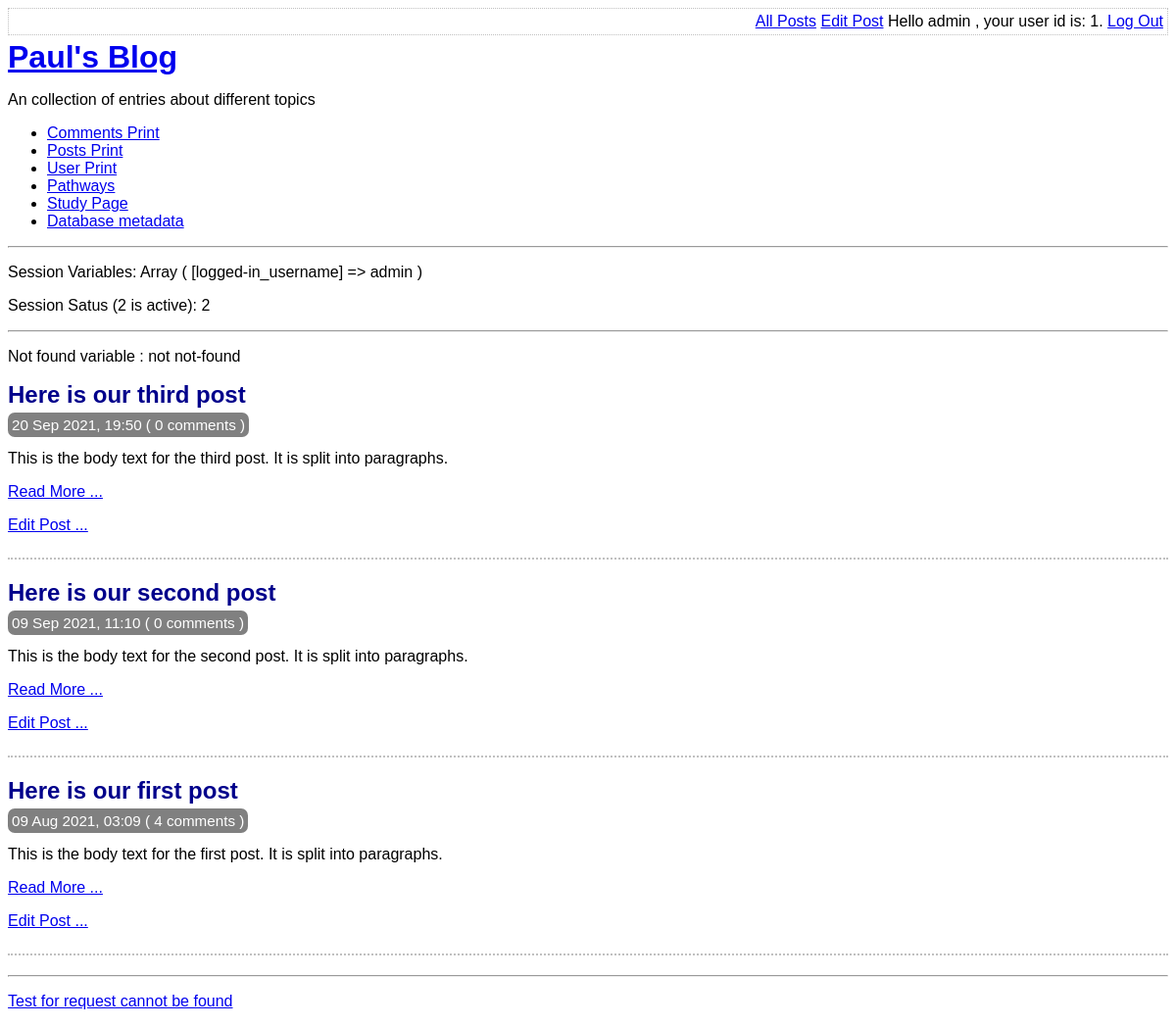
The app's page /index.php (signed in) with its own data.
### tables this page shows
CREATE TABLE user(
    id integer primary key autoincrement not null,
    username text not null,
    password text not null,
    created_at date not null,
    is_enabled boolean not null default true
);

CREATE TABLE post(
    id integer primary key autoincrement not null,
    title text not null,
    body text not null,
    user_id integer not null,
    created_at date not null,
    updated_at date,
    foreign key (user_id) references user(id)
);

### lib/common.php (called while the page is built, shortened)
<?php
function getRootPath()
{
    return realpath(__DIR__ . '/..');
}
function getDatabasePath()
{
    return getRootPath() . '/data/data.sqlite';
}
function getDsn()
{
    return 'sqlite:' . getDatabasePath();
}
function getPDO()
{
    $pdo = new PDO(getDsn());
    $result = $pdo -> query('pragma foreign_keys = ON');
    return $pdo;
}
function htmlEscape($html){
    return htmlspecialchars($html, ENT_HTML5, 'UTF-8');
}
function convertSQliteDate($sqlDate){
    $date = DateTime::createFromFormat("Y-m-d H:i:s",$sqlDate);
    return $date -> format('d M Y, H:i');
}
function countCommentsForPost(PDO $pdo, $postId){
    $pdo = getPDO();
    $sql = "
    select count(*) c from comment
    where post_id = :post_id
    ";
    $stmt = $pdo -> prepare($sql);
    $stmt ->execute(
        array('post_id' => $postId, )
    );
    return (int) $stmt -> fetchColumn();
}
function isLoggedIn(){
    return isset($_SESSION['logged-in_username']);
}
function getAuthUser(){
    return isLoggedIn() ? $_SESSION['logged-in_username'] : null;
}
function getAuthUserId(PDO $pdo){
    $sql = "
    select id
    from user
    where username = :username
    ";
    $stmt = $pdo -> prepare($sql);
    $stmt -> execute(
        array( 'username' => getAuthUser(), )
    );
    return $stmt->fetchColumn();
}

### index.php (the view, shortened to what this page needs)
<?php
require_once 'lib/common.php';
$pdo = getPDO();
$stmt = $pdo -> query(
  'select id, title, created_at, body
  from post
  order by created_at desc'
);
$notFound = isset($_GET['not-found']);
if ($notFound){
  $notFoundVar = $notFound;
}
else{
  $notFoundVar = "not not-found";
}
?>
<?php
require_once 'templates/boilerplate.php' ?>
<body>
    <?php require 'templates/title.php' ?>
    <p>Not found variable : <?php echo $notFoundVar ?></p>
      <div class="post-list">
        <?php while ($row = $stmt->fetch(PDO::FETCH_ASSOC)): ?>
          <div class="post-synopsis">
              <h2>
                <?php echo htmlEscape($row['title']) ?>
              </h2>
              <div class="meta">
                <?php echo convertSQliteDate($row['created_at']) ?>
                ( <?php  echo countCommentsForPost($pdo , $row['id'])  ?> comments )
              </div>
              <p>
                <?php echo htmlEscape($row['body'] )?>
              </p>
              <div class="post-controls">
                <p><a href="view-post.php?post_id=<?php echo $row['id'] ?>">Read More ...</a>
                <?php if(isLoggedIn()): ?>
                  <p><a href="edit-post.php?post_id=<?php echo $row['id'] ?>">Edit Post ...</a>
                <?php endif ?>
              </p>
              </div>
          </div>
      <?php endwhile ?>
    </div>
<hr/>
<p><a href="view-post.php?post_id=7">Test for request cannot be found</a></p>
</body>
</html>

### templates/title.php
<div class="top-menu">
    <div class="menu-options">
        <?php if(isLoggedIn()): ?>
            <a href='list-posts.php'>All Posts</a>
            <a href='edit-post.php'>Edit Post</a>
            Hello <?php echo htmlEscape(getAuthUser()) ?> , your user id is:  <?php echo htmlEscape( getAuthUserId( getPDO()) ) ?>.
            <a href="log-out.php">Log Out</a>
            <?php else: ?>
            <a href="log-in.php">Log in</a>
        <?php endif ?>
    </div>
</div>
<a href='index.php'><h1>Paul's Blog </h1></a>
    <p>An collection of entries about different topics</p>
    <ul>
        <li><a href="print_table.php?tablename=comment">Comments Print</a>
        <li><a href="print_table.php?tablename=post">Posts Print</a>
        <li><a href="print_table.php?tablename=user">User Print</a>
        <li><a href="pathways.php">Pathways</a>
        <li><a href="study_page.php">Study Page</a>
        <li><a href="db-meta.php">Database metadata</a>
    </ul>
    <hr>
    <?php
if(session_status() === 2){
$sessionVars = print_r($_SESSION, true);
echo '<p> Session Variables: ' . $sessionVars . '</p>';
echo '<p> Session Satus (2 is active): ' . session_status() . '</p>';
}
 ?>
    <hr/>

### assets/main.css (style rules this page uses)
.top-menu { border: 1px dotted silver; overflow: hidden; padding: 4px; margin-bottom: 4px; }
.menu-options { float: right; }
h1 , h2, h3 { margin-top: 0; margin-bottom: 8px; }
body { font-size: 100%; font-family:sans-serif; }
.post-synopsis { padding-bottom: 8px; border-bottom: 2px dotted silver; margin-bottom: 20px; }
.post-synopsis h2 , .post h2 { color: darkblue; }
.post .date , .post-synopsis .meta { color:white; background-color: grey; border-radius: 7px; padding: 4px; display: inline; font-size: 0.95em; }

### records on screen
user: id "1"
post: title "Here is our third post", created_at "20 Sep 2021, 19:50", id "0", body "This is the body text for the third post. It is split into paragraphs."
post: title "Here is our second post", created_at "09 Sep 2021, 11:10", id "0", body "This is the body text for the second post. It is split into paragraphs."
post: title "Here is our first post", created_at "09 Aug 2021, 03:09", id "4", body "This is the body text for the first post. It is split into paragraphs."

### other values on screen
htmlEscape(getAuthUser()) "admin"
$sessionVars "Array ( [logged-in_username] => admin )"
session_status() "2"
$notFoundVar "not not-found"
